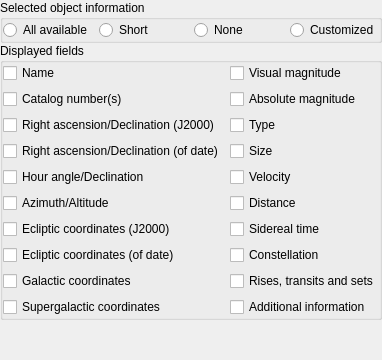
        <widget class="QWidget" name="page_Info">
         <layout class="QVBoxLayout" name="verticalLayout_2">
          <property name="spacing">
           <number>0</number>
          </property>
          <property name="leftMargin">
           <number>0</number>
          </property>
          <property name="topMargin">
           <number>0</number>
          </property>
          <property name="rightMargin">
           <number>0</number>
          </property>
          <property name="bottomMargin">
           <number>0</number>
          </property>
          <item>
           <widget class="QGroupBox" name="selectedInfoGroupBox">
            <property name="sizePolicy">
             <sizepolicy hsizetype="Expanding" vsizetype="Preferred">
              <horstretch>0</horstretch>
              <verstretch>0</verstretch>
             </sizepolicy>
            </property>
            <property name="title">
             <string>Selected object information</string>
            </property>
            <layout class="QGridLayout" name="gridLayoutSelectedObjInfo">
             <property name="leftMargin">
              <number>0</number>
             </property>
             <property name="topMargin">
              <number>0</number>
             </property>
             <property name="rightMargin">
              <number>0</number>
             </property>
             <property name="bottomMargin">
              <number>0</number>
             </property>
             <item row="0" column="1">
              <widget class="QRadioButton" name="briefSelectedInfoRadio">
               <property name="toolTip">
                <string>Display less information</string>
               </property>
               <property name="text">
                <string>Short</string>
               </property>
              </widget>
             </item>
             <item row="0" column="0">
              <widget class="QRadioButton" name="allSelectedInfoRadio">
               <property name="toolTip">
                <string>Display all information available</string>
               </property>
               <property name="text">
                <string>All available</string>
               </property>
              </widget>
             </item>
             <item row="0" column="2">
              <widget class="QRadioButton" name="noSelectedInfoRadio">
               <property name="toolTip">
                <string>Display no information</string>
               </property>
               <property name="text">
                <string>None</string>
               </property>
              </widget>
             </item>
             <item row="0" column="3">
              <widget class="QRadioButton" name="customSelectedInfoRadio">
               <property name="toolTip">
                <string>Display user settings information</string>
               </property>
               <property name="text">
                <string>Customized</string>
               </property>
              </widget>
             </item>
            </layout>
           </widget>
          </item>
          <item>
           <widget class="QGroupBox" name="groupBoxDisplayedFields">
            <property name="sizePolicy">
             <sizepolicy hsizetype="Preferred" vsizetype="Expanding">
              <horstretch>0</horstretch>
              <verstretch>0</verstretch>
             </sizepolicy>
            </property>
            <property name="title">
             <string>Displayed fields</string>
            </property>
            <layout class="QGridLayout" name="gridLayoutDisplayedFields">
             <property name="leftMargin">
              <number>0</number>
             </property>
             <property name="topMargin">
              <number>0</number>
             </property>
             <property name="rightMargin">
              <number>0</number>
             </property>
             <property name="bottomMargin">
              <number>0</number>
             </property>
             <item row="6" column="0">
              <widget class="QCheckBox" name="checkBoxAltAz">
               <property name="toolTip">
                <string>Horizontal coordinates</string>
               </property>
               <property name="text">
                <string>Azimuth/Altitude</string>
               </property>
               <attribute name="buttonGroup">
                <string notr="true">buttonGroupDisplayedFields</string>
               </attribute>
              </widget>
             </item>
             <item row="3" column="0">
              <widget class="QCheckBox" name="checkBoxRaDecJ2000">
               <property name="toolTip">
                <string>Equatorial coordinates, equinox of J2000.0</string>
               </property>
               <property name="text">
                <string>Right ascension/Declination (J2000)</string>
               </property>
               <attribute name="buttonGroup">
                <string notr="true">buttonGroupDisplayedFields</string>
               </attribute>
              </widget>
             </item>
             <item row="8" column="0">
              <widget class="QCheckBox" name="checkBoxEclipticCoordsOfDate">
               <property name="toolTip">
                <string>Ecliptic coordinates, equinox of date (only for Earth)</string>
               </property>
               <property name="text">
                <string>Ecliptic coordinates (of date)</string>
               </property>
               <attribute name="buttonGroup">
                <string notr="true">buttonGroupDisplayedFields</string>
               </attribute>
              </widget>
             </item>
             <item row="7" column="0">
              <widget class="QCheckBox" name="checkBoxEclipticCoordsJ2000">
               <property name="toolTip">
                <string>Ecliptic coordinates, equinox J2000.0</string>
               </property>
               <property name="text">
                <string>Ecliptic coordinates (J2000)</string>
               </property>
               <attribute name="buttonGroup">
                <string notr="true">buttonGroupDisplayedFields</string>
               </attribute>
              </widget>
             </item>
             <item row="4" column="0">
              <widget class="QCheckBox" name="checkBoxRaDecOfDate">
               <property name="toolTip">
                <string>Equatorial coordinates, equinox of date</string>
               </property>
               <property name="text">
                <string>Right ascension/Declination (of date)</string>
               </property>
               <attribute name="buttonGroup">
                <string notr="true">buttonGroupDisplayedFields</string>
               </attribute>
              </widget>
             </item>
             <item row="0" column="0">
              <widget class="QCheckBox" name="checkBoxName">
               <property name="text">
                <string>Name</string>
               </property>
               <attribute name="buttonGroup">
                <string notr="true">buttonGroupDisplayedFields</string>
               </attribute>
              </widget>
             </item>
             <item row="11" column="0">
              <widget class="QCheckBox" name="checkBoxSupergalacticCoordinates">
               <property name="text">
                <string>Supergalactic coordinates</string>
               </property>
               <attribute name="buttonGroup">
                <string notr="true">buttonGroupDisplayedFields</string>
               </attribute>
              </widget>
             </item>
             <item row="0" column="1">
              <widget class="QCheckBox" name="checkBoxVisualMag">
               <property name="text">
                <string>Visual magnitude</string>
               </property>
               <attribute name="buttonGroup">
                <string notr="true">buttonGroupDisplayedFields</string>
               </attribute>
              </widget>
             </item>
             <item row="1" column="1">
              <widget class="QCheckBox" name="checkBoxAbsoluteMag">
               <property name="text">
                <string>Absolute magnitude</string>
               </property>
               <attribute name="buttonGroup">
                <string notr="true">buttonGroupDisplayedFields</string>
               </attribute>
              </widget>
             </item>
             <item row="3" column="1">
              <widget class="QCheckBox" name="checkBoxType">
               <property name="toolTip">
                <string>The type of the object (star, planet, etc.)</string>
               </property>
               <property name="text">
                <string>Type</string>
               </property>
               <attribute name="buttonGroup">
                <string notr="true">buttonGroupDisplayedFields</string>
               </attribute>
              </widget>
             </item>
             <item row="4" column="1">
              <widget class="QCheckBox" name="checkBoxSize">
               <property name="toolTip">
                <string>Angular or physical size</string>
               </property>
               <property name="text">
                <string>Size</string>
               </property>
               <attribute name="buttonGroup">
                <string notr="true">buttonGroupDisplayedFields</string>
               </attribute>
              </widget>
             </item>
             <item row="5" column="1">
              <widget class="QCheckBox" name="checkBoxVelocity">
               <property name="text">
                <string>Velocity</string>
               </property>
               <attribute name="buttonGroup">
                <string notr="true">buttonGroupDisplayedFields</string>
               </attribute>
              </widget>
             </item>
             <item row="6" column="1">
              <widget class="QCheckBox" name="checkBoxDistance">
               <property name="text">
                <string>Distance</string>
               </property>
               <attribute name="buttonGroup">
                <string notr="true">buttonGroupDisplayedFields</string>
               </attribute>
              </widget>
             </item>
             <item row="7" column="1">
              <widget class="QCheckBox" name="checkBoxSiderealTime">
               <property name="text">
                <string>Sidereal time</string>
               </property>
               <attribute name="buttonGroup">
                <string notr="true">buttonGroupDisplayedFields</string>
               </attribute>
              </widget>
             </item>
             <item row="8" column="1">
              <widget class="QCheckBox" name="checkBoxConstellation">
               <property name="toolTip">
                <string>3-letter IAU constellation abbreviation</string>
               </property>
               <property name="text">
                <string>Constellation</string>
               </property>
               <attribute name="buttonGroup">
                <string notr="true">buttonGroupDisplayedFields</string>
               </attribute>
              </widget>
             </item>
             <item row="5" column="0">
              <widget class="QCheckBox" name="checkBoxHourAngle">
               <property name="toolTip">
                <string>Equatorial coordinates, equinox of date</string>
               </property>
               <property name="text">
                <string>Hour angle/Declination</string>
               </property>
               <attribute name="buttonGroup">
                <string notr="true">buttonGroupDisplayedFields</string>
               </attribute>
              </widget>
             </item>
             <item row="1" column="0">
              <widget class="QCheckBox" name="checkBoxCatalogNumbers">
               <property name="text">
                <string>Catalog number(s)</string>
               </property>
               <attribute name="buttonGroup">
                <string notr="true">buttonGroupDisplayedFields</string>
               </attribute>
              </widget>
             </item>
             <item row="9" column="1">
              <widget class="QCheckBox" name="checkBoxRTSTime">
               <property name="toolTip">
                <string>Show time of rise, transit and set of celestial object</string>
               </property>
               <property name="text">
                <string>Rises, transits and sets</string>
               </property>
               <attribute name="buttonGroup">
                <string notr="true">buttonGroupDisplayedFields</string>
               </attribute>
              </widget>
             </item>
             <item row="11" column="1">
              <widget class="QCheckBox" name="checkBoxExtra">
               <property name="toolTip">
                <string>Spectral class, nebula type, etc.</string>
               </property>
               <property name="text">
                <string>Additional information</string>
               </property>
               <attribute name="buttonGroup">
                <string notr="true">buttonGroupDisplayedFields</string>
               </attribute>
              </widget>
             </item>
             <item row="9" column="0">
              <widget class="QCheckBox" name="checkBoxGalacticCoordinates">
               <property name="text">
                <string>Galactic coordinates</string>
               </property>
               <attribute name="buttonGroup">
                <string notr="true">buttonGroupDisplayedFields</string>
               </attribute>
              </widget>
             </item>
            </layout>
           </widget>
          </item>
          <item>
           <spacer name="verticalSpacer">
            <property name="orientation">
             <enum>Qt::Vertical</enum>
            </property>
            <property name="sizeHint" stdset="0">
             <size>
              <width>20</width>
              <height>40</height>
             </size>
            </property>
           </spacer>
          </item>
         </layout>
        </widget>
